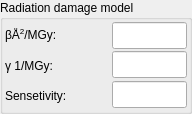
<?xml version="1.0" encoding="UTF-8"?>
<ui version="4.0">
 <class>RadiationDamageModelWidgetLayout</class>
 <widget class="QWidget" name="RadiationDamageModelWidgetLayout">
  <property name="geometry">
   <rect>
    <x>0</x>
    <y>0</y>
    <width>192</width>
    <height>109</height>
   </rect>
  </property>
  <property name="windowTitle">
   <string>RadiationDamageModelWidget</string>
  </property>
  <layout class="QVBoxLayout">
   <property name="spacing">
    <number>0</number>
   </property>
   <property name="margin">
    <number>0</number>
   </property>
   <item>
    <widget class="QGroupBox" name="main_groupbox">
     <property name="title">
      <string>Radiation damage model</string>
     </property>
     <layout class="QGridLayout" name="gridLayout">
      <property name="margin">
       <number>2</number>
      </property>
      <property name="spacing">
       <number>2</number>
      </property>
      <item row="0" column="0">
       <widget class="QLabel" name="beta_over_gray_label">
        <property name="minimumSize">
         <size>
          <width>0</width>
          <height>27</height>
         </size>
        </property>
        <property name="text">
         <string>βÅ&lt;sup&gt;2&lt;/sup&gt;/MGy:</string>
        </property>
        <property name="wordWrap">
         <bool>false</bool>
        </property>
       </widget>
      </item>
      <item row="0" column="1">
       <widget class="QLineEdit" name="beta_over_gray_ledit">
        <property name="minimumSize">
         <size>
          <width>75</width>
          <height>27</height>
         </size>
        </property>
        <property name="maximumSize">
         <size>
          <width>75</width>
          <height>27</height>
         </size>
        </property>
       </widget>
      </item>
      <item row="1" column="0" rowspan="2">
       <widget class="QLabel" name="gamma_over_gray_label">
        <property name="minimumSize">
         <size>
          <width>0</width>
          <height>27</height>
         </size>
        </property>
        <property name="text">
         <string>γ 1/MGy:</string>
        </property>
        <property name="wordWrap">
         <bool>false</bool>
        </property>
       </widget>
      </item>
      <item row="1" column="1">
       <widget class="QLineEdit" name="gamma_over_gray_ledit">
        <property name="minimumSize">
         <size>
          <width>75</width>
          <height>27</height>
         </size>
        </property>
        <property name="maximumSize">
         <size>
          <width>75</width>
          <height>27</height>
         </size>
        </property>
       </widget>
      </item>
      <item row="2" column="1" rowspan="2">
       <widget class="QLineEdit" name="sensetivity_ledit">
        <property name="minimumSize">
         <size>
          <width>75</width>
          <height>27</height>
         </size>
        </property>
        <property name="maximumSize">
         <size>
          <width>75</width>
          <height>27</height>
         </size>
        </property>
       </widget>
      </item>
      <item row="3" column="0">
       <widget class="QLabel" name="sensetivity_label">
        <property name="minimumSize">
         <size>
          <width>0</width>
          <height>27</height>
         </size>
        </property>
        <property name="text">
         <string>Sensetivity:</string>
        </property>
        <property name="wordWrap">
         <bool>false</bool>
        </property>
       </widget>
      </item>
     </layout>
    </widget>
   </item>
  </layout>
 </widget>
 <layoutdefault spacing="6" margin="11"/>
 <pixmapfunction>qPixmapFromMimeSource</pixmapfunction>
 <resources/>
 <connections/>
</ui>
